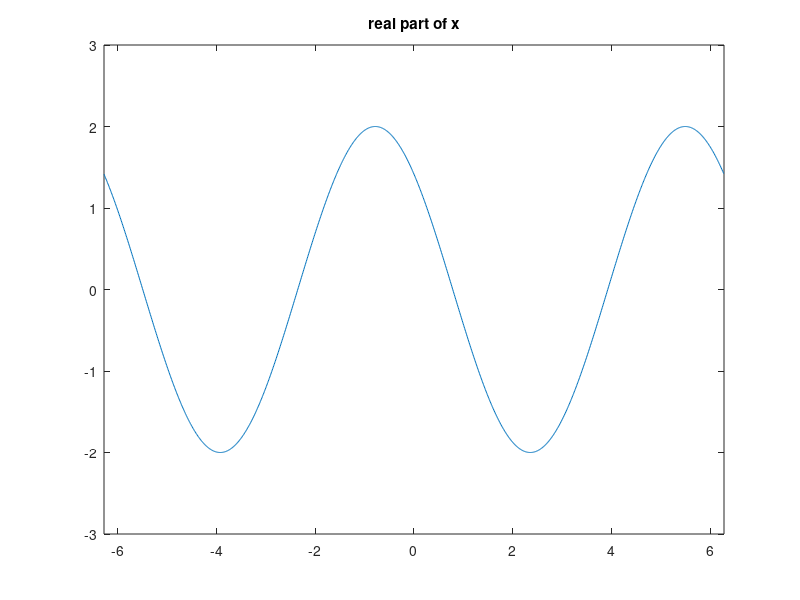
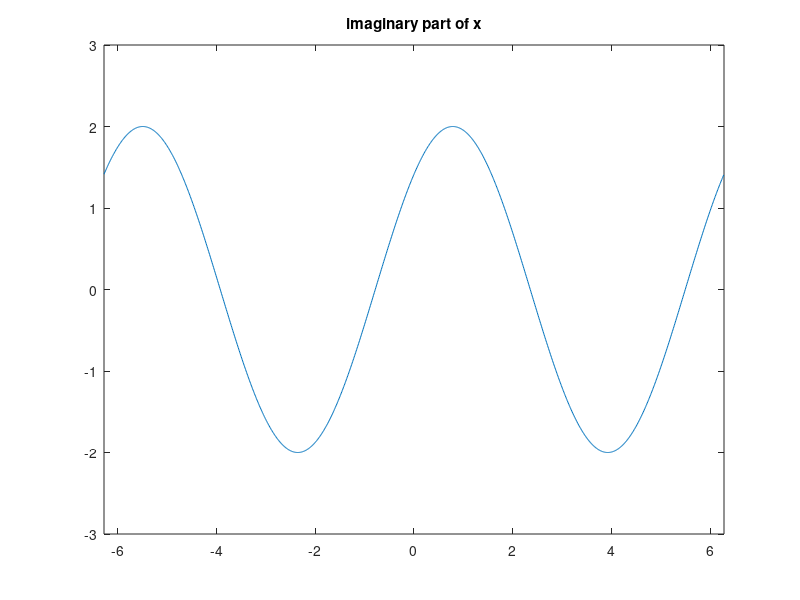
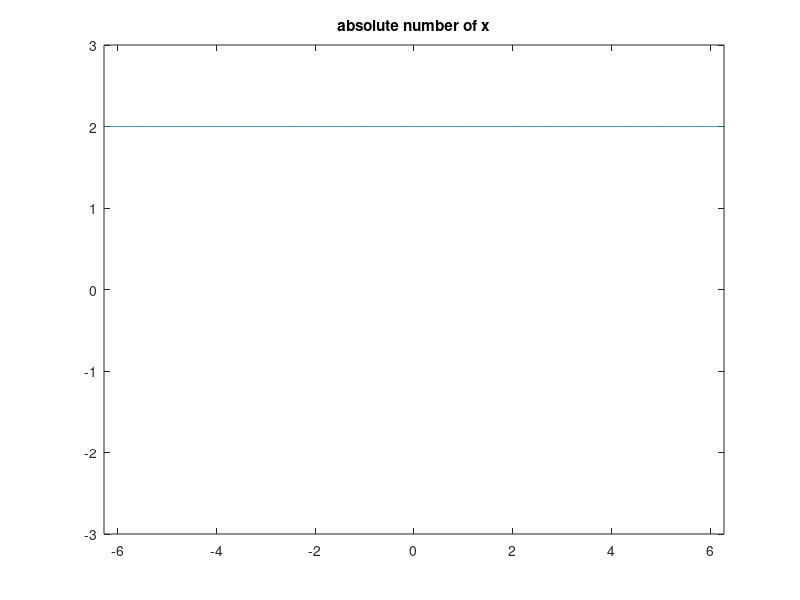
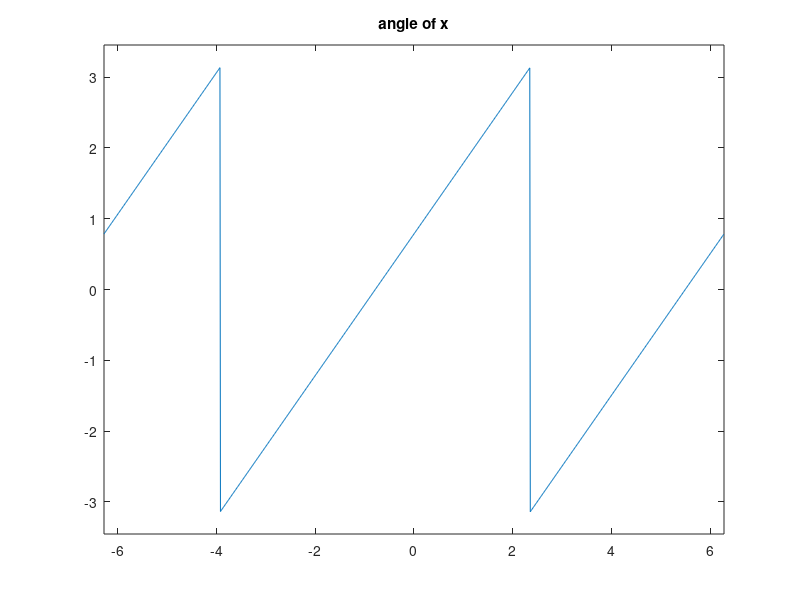

Recreate these plots in MATLAB, in order.
n=-2*pi:0.01:2*pi;
x=2*exp(j.*n+0.25*pi*j)
plot(n,real(x)); % x的实部
title('real part of x');
axis([-2*pi,2*pi,-3,3]);
figure;
plot(n,imag(x)); % x的虚部
title('imaginary part of x');
axis([-2*pi,2*pi,-3,3]);
figure;
plot(n,abs(x)); % 模
title('absolute number of x');
axis([-2*pi,2*pi,-3,3]);
figure;
plot(n,angle(x)); % 幅角
title('angle of x');
axis([-2*pi,2*pi,-1.1*pi,1.1*pi]);
